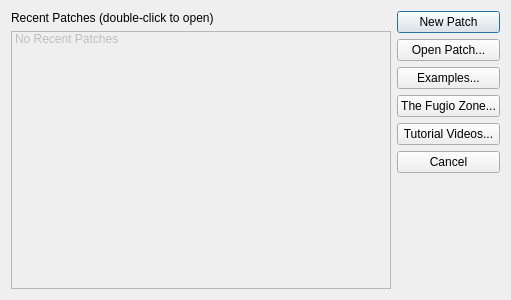
<?xml version="1.0" encoding="UTF-8"?>
<ui version="4.0">
 <class>PatchPromptDialog</class>
 <widget class="QDialog" name="PatchPromptDialog">
  <property name="geometry">
   <rect>
    <x>0</x>
    <y>0</y>
    <width>511</width>
    <height>300</height>
   </rect>
  </property>
  <property name="windowTitle">
   <string>Patch Wizard</string>
  </property>
  <layout class="QHBoxLayout" name="horizontalLayout">
   <item>
    <layout class="QVBoxLayout" name="verticalLayout_2">
     <item>
      <widget class="QLabel" name="label">
       <property name="text">
        <string>Recent Patches (double-click to open)</string>
       </property>
      </widget>
     </item>
     <item>
      <widget class="QListWidget" name="mRecentPatches">
       <property name="enabled">
        <bool>false</bool>
       </property>
       <item>
        <property name="text">
         <string>No Recent Patches</string>
        </property>
       </item>
      </widget>
     </item>
    </layout>
   </item>
   <item>
    <layout class="QVBoxLayout" name="verticalLayout">
     <item>
      <widget class="QPushButton" name="mButtonNewPatch">
       <property name="text">
        <string>New Patch</string>
       </property>
      </widget>
     </item>
     <item>
      <widget class="QPushButton" name="mButtonOpenPatch">
       <property name="text">
        <string>Open Patch...</string>
       </property>
      </widget>
     </item>
     <item>
      <widget class="QPushButton" name="mButtonExamples">
       <property name="text">
        <string>Examples...</string>
       </property>
      </widget>
     </item>
     <item>
      <widget class="QPushButton" name="mButtonTheFugioZone">
       <property name="text">
        <string>The Fugio Zone...</string>
       </property>
      </widget>
     </item>
     <item>
      <widget class="QPushButton" name="mButtonTutorialVideos">
       <property name="text">
        <string>Tutorial Videos...</string>
       </property>
      </widget>
     </item>
     <item>
      <widget class="QPushButton" name="mButtonCancel">
       <property name="text">
        <string>Cancel</string>
       </property>
      </widget>
     </item>
     <item>
      <spacer name="verticalSpacer">
       <property name="orientation">
        <enum>Qt::Vertical</enum>
       </property>
       <property name="sizeHint" stdset="0">
        <size>
         <width>20</width>
         <height>40</height>
        </size>
       </property>
      </spacer>
     </item>
    </layout>
   </item>
  </layout>
 </widget>
 <resources/>
 <connections/>
</ui>
